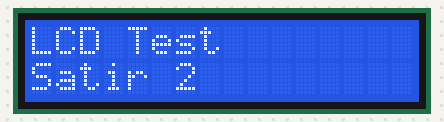
Bench run of a sketch on a simulated Arduino Uno, built with avr-gcc and run on an emulated ATmega328P. On the bench: 16×2 character LCD. What the sketch prints to the serial monitor is not drawn.

Above: at 0.1 s.
At 7.2 s:
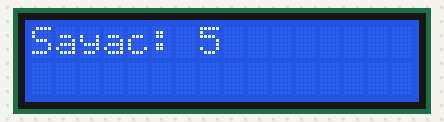
At 8.33 s:
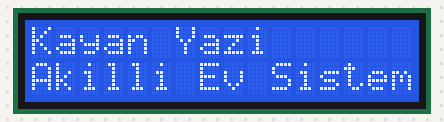
At 8.96 s:
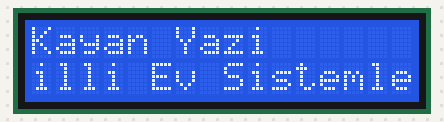
At 10.85 s:
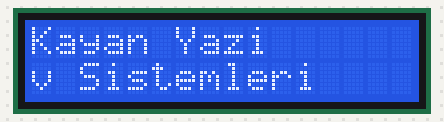
At 14.54 s:
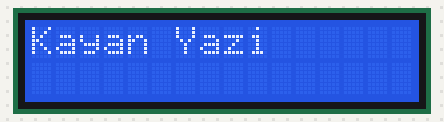

The sketch:

LCD_test.ino
```cpp
#include <Wire.h>
#include <LiquidCrystal_I2C.h>

// 0x27 veya 0x3F LCD adresiniz olabilir
LiquidCrystal_I2C lcd(0x27, 16, 2);

void setup() {
  Serial.begin(9600);

  // LCD başlatma
  lcd.init();
  lcd.backlight();

  Serial.println("LCD Test Programi");
}

void loop() {
  // Test 1: Metin Yazma
  lcd.clear();
  lcd.setCursor(0, 0);
  lcd.print("LCD Test");
  lcd.setCursor(0, 1);
  lcd.print("Satir 2");
  delay(2000);

  // Test 2: Sayaç
  for (int i = 0; i <= 5; i++) {
    lcd.clear();
    lcd.setCursor(0, 0);
    lcd.print("Sayac: ");
    lcd.print(i);
    delay(1000);
  }

  // Test 3: Kayan Yazı
  lcd.clear();
  lcd.setCursor(0, 0);
  lcd.print("Kayan Yazi");
  String mesaj = "Akilli Ev Sistemleri ";
  for (int pozisyon = 0; pozisyon < mesaj.length(); pozisyon++) {
    lcd.setCursor(0, 1);
    lcd.print(mesaj.substring(pozisyon, pozisyon + 16));
    delay(300);
  }
}
```

Measured:
- by itself, everything shown: repeats every 14.6 s, in 28 steps
- what the display in image 1 shows lasts 1.0 s, from 7.2 s to 8.2 s
